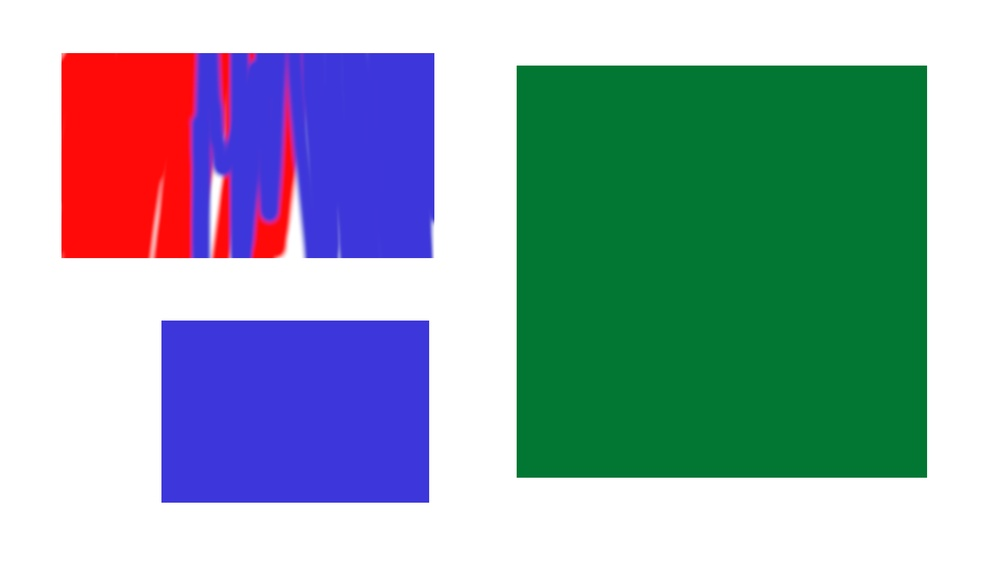
#> input picture img/ogimg.jpg, 1000 x 562 px, shrunk from 1920 x 1080 before the run, found by its file name
$ python main.py
#> lines starting #> are read from the running program, lines starting #| are printed output that depends on the picture; after the words box and inside, x2 and y2 are one past the last pixel; in counts of white or black regions, pixels touching at a corner belong together
import numpy as np
import cv2 as cv
import os
import argparse
import random as rng

def thresh_callback(val):
    threshold = val

    canny_output = cv.Canny(src_blur, threshold, threshold * 2)

    contours, _ = cv.findContours(canny_output, cv.RETR_TREE, cv.CHAIN_APPROX_SIMPLE)

    contours_poly = [None]*len(contours)
    # boundRect = [None]*len(contours)
    poly_accuracy = 50
    for i, c in enumerate(contours):
        contours_poly[i] = cv.approxPolyDP(c, poly_accuracy, True)
        # boundRect[i] = cv.boundingRect(contours_poly[i])


    drawing = np.zeros((canny_output.shape[0], canny_output.shape[1], 3), dtype=np.uint8)


    for i in range(len(contours)):
        color = (rng.randint(0,256), rng.randint(0,256), rng.randint(0,256))
        cv.drawContours(drawing, contours_poly, i, color)
        # cv.rectangle(drawing, (int(boundRect[i][0]), int(boundRect[i][1])), \
        # (int(boundRect[i][0]+boundRect[i][2]), int(boundRect[i][1]+boundRect[i][3])), color, 2)


    cv.imshow('Contours', drawing)


def process(src_arr):
    # loop through source images
    for src in src_arr:
        src = cv.imread(cv.samples.findFile(args.i))
#> src is the input picture: shape (562, 1000, 3); mean B, G, R 174.2, 167.6, 147.2
        if src is None:
            print("Couldn't open file. Check path.")
            break

        # gray source img
        src_gray = cv.cvtColor(src, cv.COLOR_BGR2GRAY)
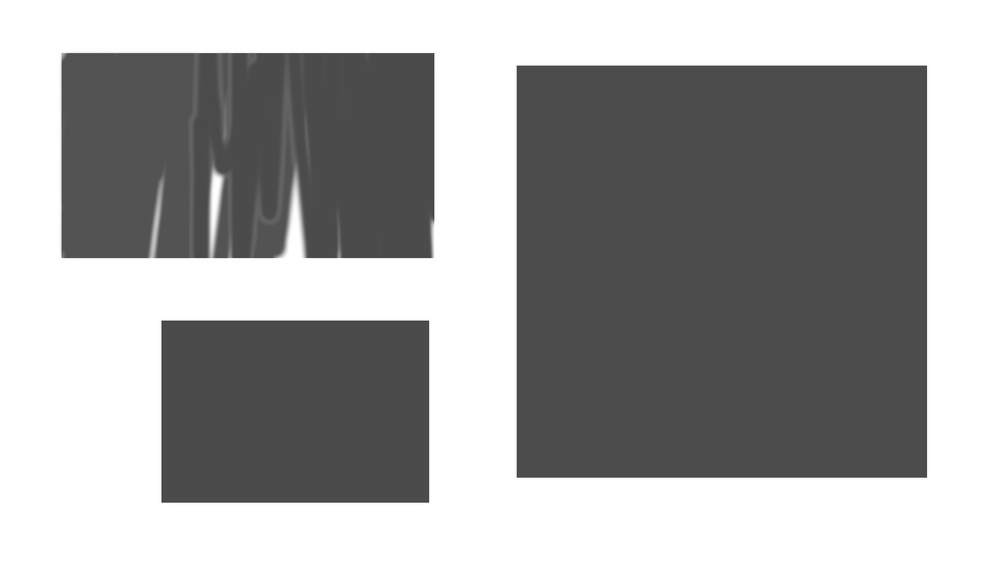
#> src_gray: shape (562, 1000); min 45, max 255, mean 162.2
        # blur grayed img
        global src_blur     # used in thresh callback function
        src_blur = cv.blur(src_gray, (3,3))

        # create window and show source
        source_window = "Source"
        cv.namedWindow(source_window)
        cv.imshow(source_window, src)

        max_thresh = 255
        thresh = 60 # initial threshold
        cv.createTrackbar('Canny thresh:', source_window, thresh, max_thresh, thresh_callback)
        thresh_callback(thresh)
#> in thresh_callback, `canny_output = cv.Canny(src_blur, threshold, threshold * 2)`:
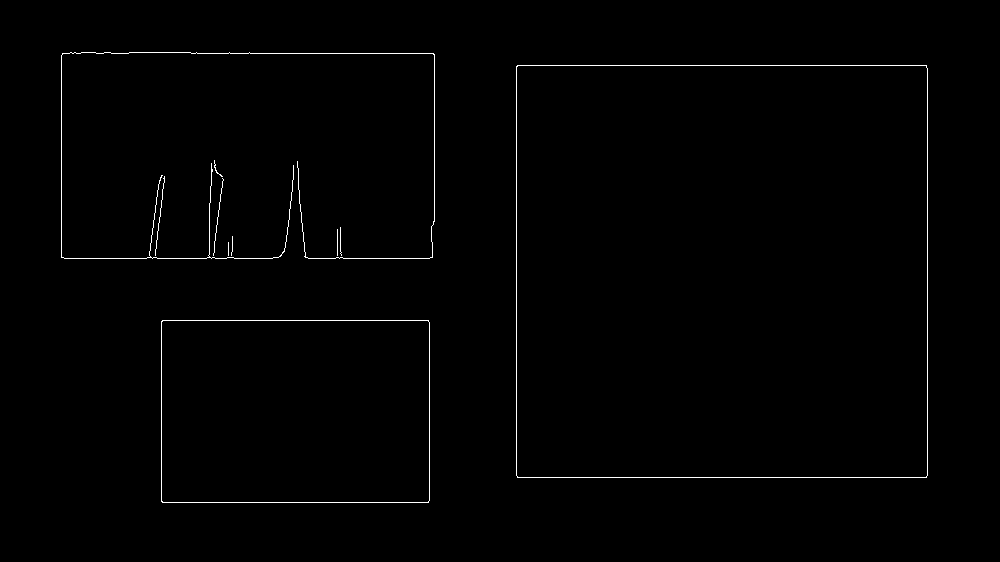
#> canny_output: shape (562, 1000); 0.77% white in thin lines or dots, all inside (x1, y1, x2, y2) = (61, 52, 928, 503)
#> in thresh_callback, `contours, _ = cv.findContours(canny_output, cv.RETR_TREE, cv.CHAIN_APP..`: contours = 12 contours, 8 with area under 20; largest, box (x1, y1, x2, y2) and area: (516, 65, 928, 478) 169326, (516, 65, 928, 478) 169323, (161, 320, 430, 503) 48772, (161, 320, 430, 503) 48768
#> in thresh_callback, `contours_poly = [None]*len(contours)`: contours_poly = 12 items
#> the loop in thresh_callback, `for i, c in enumerate(contours):` made 12 passes
#> c on passes 3, 5: [[228, 242], [228, 255]], [[337, 229], [337, 255]]
#> after the loop in thresh_callback, `for i, c in enumerate(contours):`: contours_poly = 12 contours, 7 with area under 20; largest, box (x1, y1, x2, y2) and area: (517, 65, 927, 478) 168508, (516, 65, 927, 478) 167692, (161, 320, 429, 503) 48370, (161, 320, 430, 503) 47884, (61, 52, 434, 258) 1095
#> the loop in thresh_callback, `for i in range(len(contours)):` made 12 passes
#> color on passes 1 to 12: (197, 215, 20), (132, 248, 207), (155, 244, 183), (111, 71, 144), (71, 48, 128), (75, 158, 50), (37, 169, 241), (51, 181, 222), (161, 104, 244), (226, 133, 31), (7, 47, 204), (0, 252, 170)
#> after the loop in thresh_callback, `for i in range(len(contours)):`:
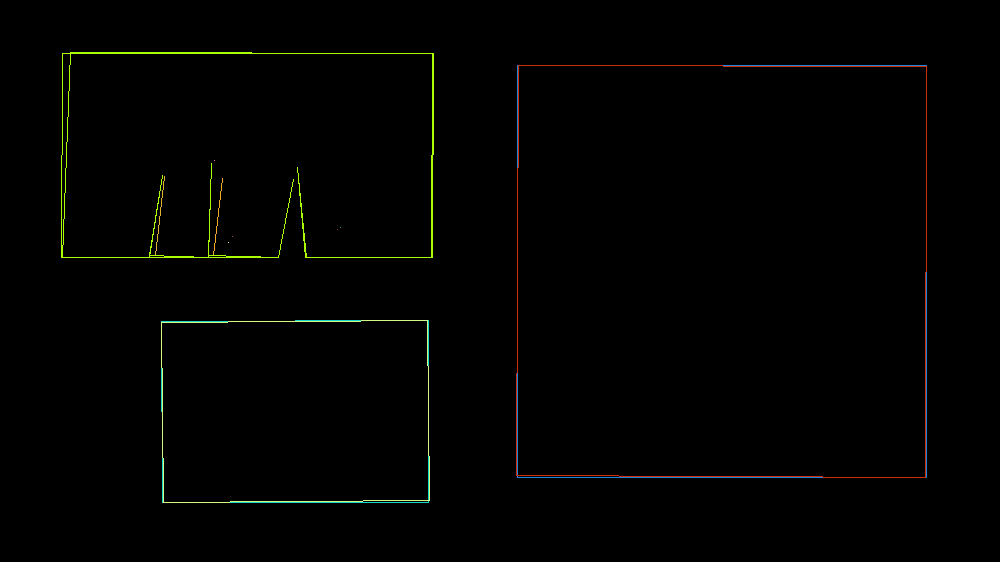
#> drawing: shape (562, 1000, 3); mean of channels 0, 1, 2 0.8, 2, 1.7; drawn as B, G, R

        cv.waitKey()


# get src file or directory
parser = argparse.ArgumentParser(description='Lorem.')
parser.add_argument('-i', help='Path to input image.', default='ogimg.jpg')
args = parser.parse_args()

# append file or files if input is directory
src = []
if os.path.isdir(args.i):
    for f in os.listdir(args.i):
        src.append(args.i + '/' + f)
else:
    src.append(args.i)

# process an image or list of imgs
process(src)

$ run again, with img/famimg.jpg copied over img/ogimg.jpg
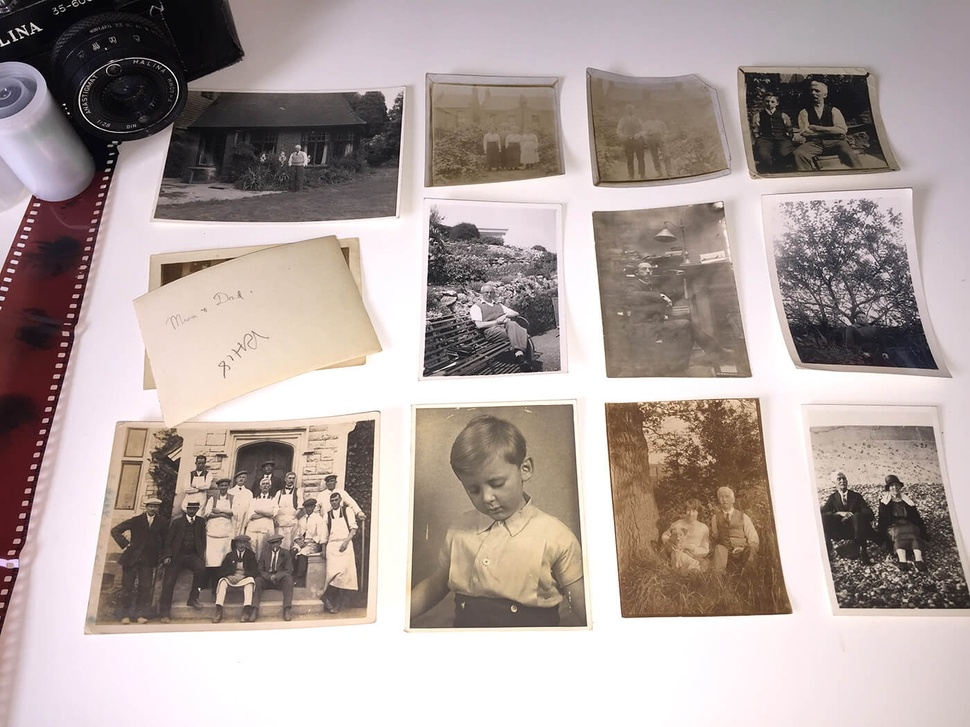
#> input picture img/famimg.jpg, 970 x 727 px, shrunk from 1400 x 1050 before the run, found by its file name
#> in process, src is the input picture: shape (727, 970, 3); mean B, G, R 157, 160.8, 173.9
#> in thresh_callback, `canny_output = cv.Canny(src_blur, threshold, threshold * 2)`:
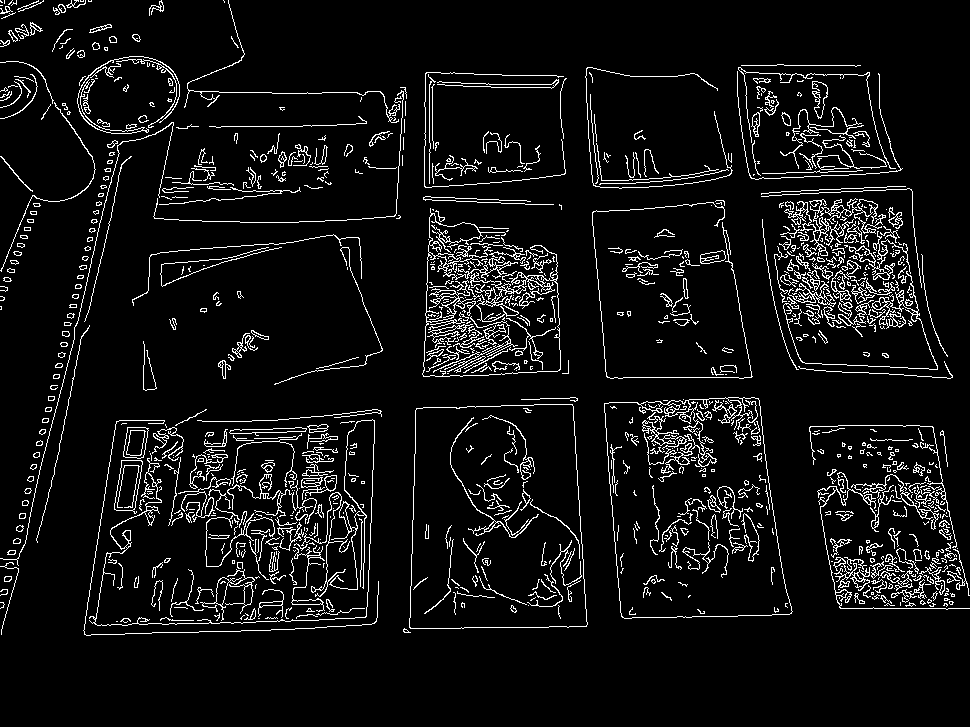
#> canny_output: shape (727, 970); 6.9% white in thin lines or dots, all inside (x1, y1, x2, y2) = (0, 0, 970, 636)
#> contours = 1546 contours, 1225 with area under 20; largest, box (x1, y1, x2, y2) and area: (409, 404, 588, 629) 36990, (409, 404, 588, 629) 36985, (604, 397, 793, 619) 34818, (604, 397, 793, 619) 34116, (422, 208, 561, 377) 1194
#> in thresh_callback, `contours_poly = [None]*len(contours)`: contours_poly = 1546 items
#> the loop in thresh_callback, `for i, c in enumerate(contours):` made 1546 passes
#> c on passes 3, 4, 24: [[116, 621], [117, 621]], [[258, 618], [259, 618]], [[900, 602], [900, 605]]
#> after the loop in thresh_callback, `for i, c in enumerate(contours):`: contours_poly = 1546 contours, 1527 with area under 20; largest, box (x1, y1, x2, y2) and area: (410, 404, 587, 629) 36698, (411, 404, 588, 629) 36384, (604, 398, 792, 618) 34756, (604, 398, 793, 619) 31696, (817, 491, 970, 609) 3368
#> the loop in thresh_callback, `for i in range(len(contours)):` made 1546 passes
#> color on passes 1 to 3: (197, 215, 20), (132, 248, 207), (155, 244, 183)
#> after the loop in thresh_callback, `for i in range(len(contours)):`:
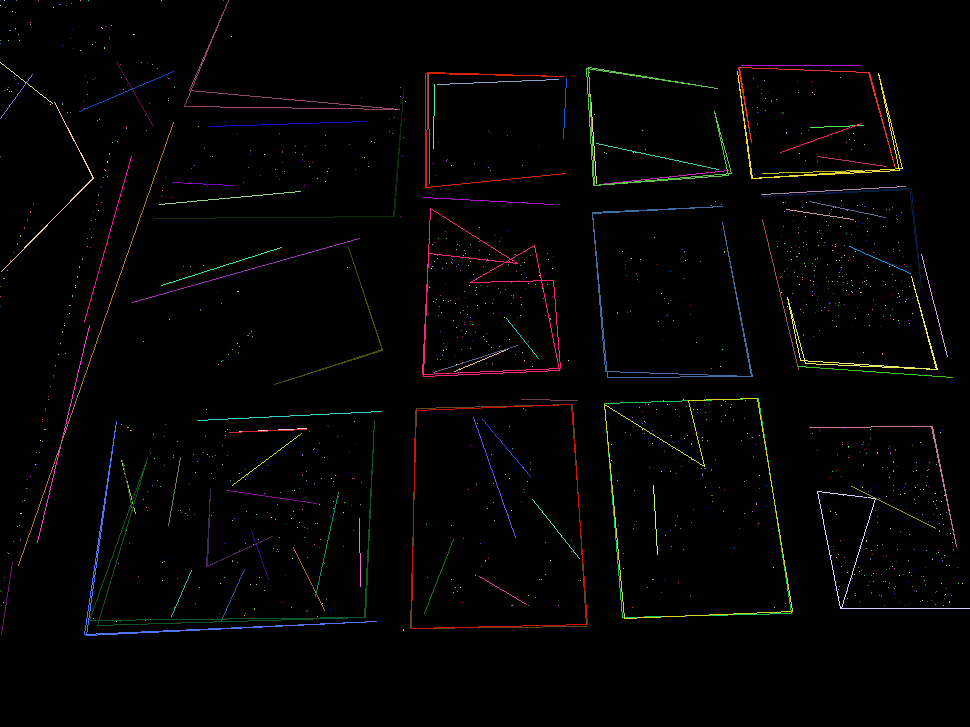
#> drawing: shape (727, 970, 3); mean of channels 0, 1, 2 2.9, 3.1, 3.7; drawn as B, G, R

$ run again, with img/photo2.jpg copied over img/ogimg.jpg
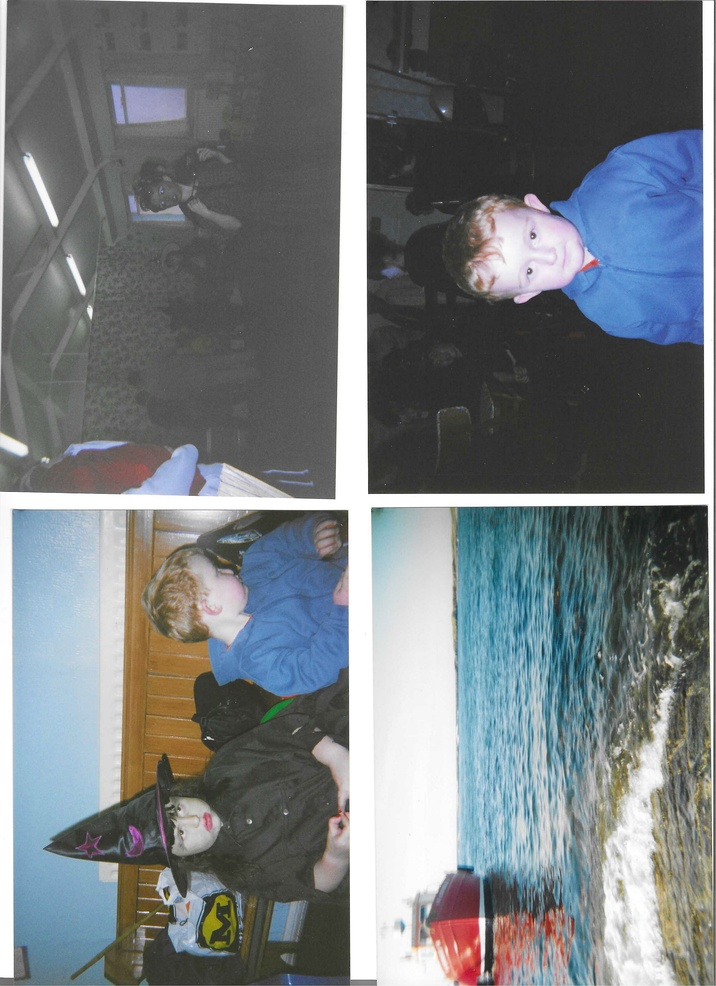
#> input picture img/photo2.jpg, 716 x 986 px, shrunk from 2544 x 3504 before the run, found by its file name
#> in process, src is the input picture: shape (986, 716, 3); mean B, G, R 126.4, 123.1, 117.3
#> in thresh_callback, `canny_output = cv.Canny(src_blur, threshold, threshold * 2)`:
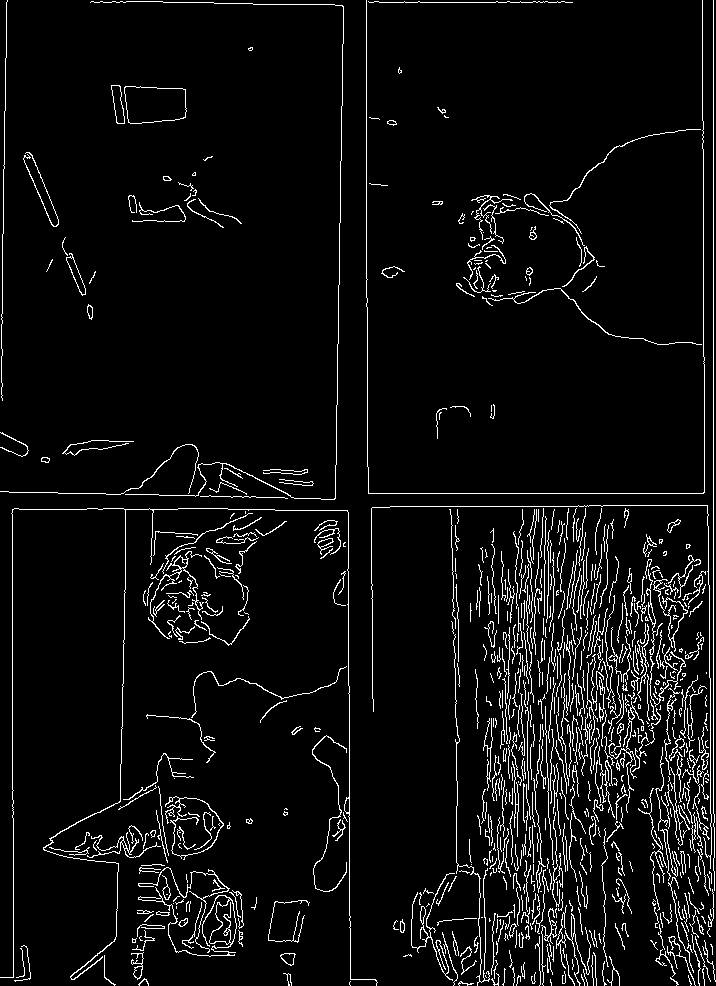
#> canny_output: shape (986, 716); 5.5% white in thin lines or dots
#> contours = 863 contours, 755 with area under 20; largest, box (x1, y1, x2, y2) and area: (124, 86, 187, 124) 1994, (124, 86, 187, 124) 1990, (138, 887, 237, 957) 877, (209, 899, 237, 945) 692, (111, 85, 125, 124) 308
#> in thresh_callback, `contours_poly = [None]*len(contours)`: contours_poly = 863 items
#> the loop in thresh_callback, `for i, c in enumerate(contours):` made 863 passes
#> c on passes 2, 9: [[459, 982], [460, 981], [461, 982], [460, 983]], [[485, 975], [485, 976], [486, 977], [485, 976]]
#> after the loop in thresh_callback, `for i, c in enumerate(contours):`: contours_poly = 863 contours, 858 with area under 20; largest, box (x1, y1, x2, y2) and area: (0, 509, 377, 986) 1096, (366, 0, 704, 494) 414, (372, 505, 711, 869) 169, (91, 1, 344, 500) 96, (138, 870, 215, 952) 74
#> the loop in thresh_callback, `for i in range(len(contours)):` made 863 passes
#> color on passes 1 to 3: (197, 215, 20), (132, 248, 207), (155, 244, 183)
#> after the loop in thresh_callback, `for i in range(len(contours)):`:
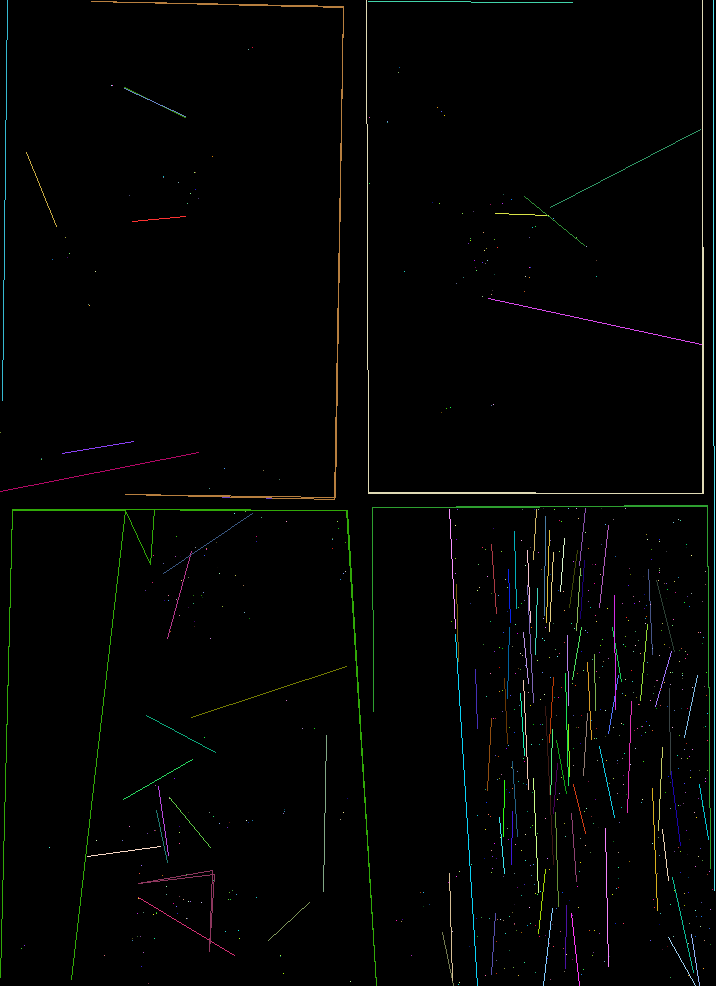
#> drawing: shape (986, 716, 3); mean of channels 0, 1, 2 2.8, 3.7, 2.9; drawn as B, G, R
